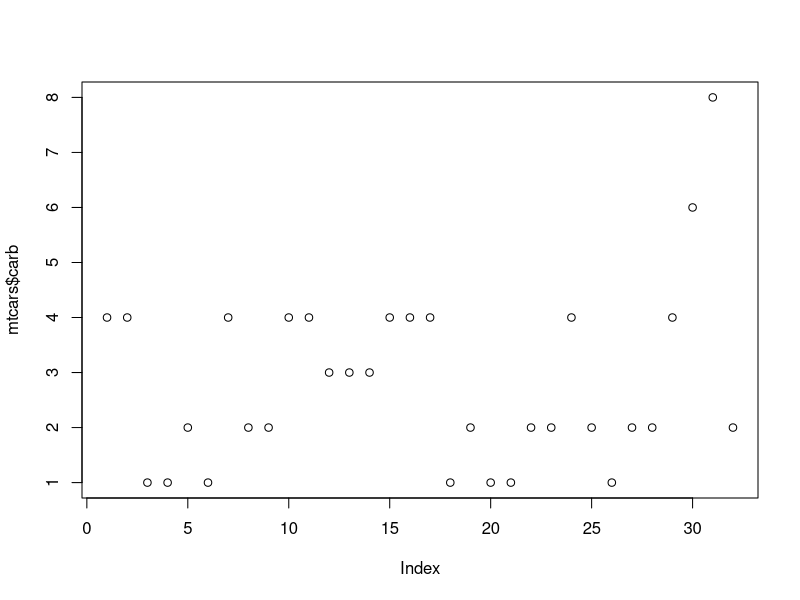

The R script that drew this image:
## ---- chunk 1
# Code to generate chart
plot(mtcars$carb)
## ---- chunk 2
# This is a code chunk
1 + 1
